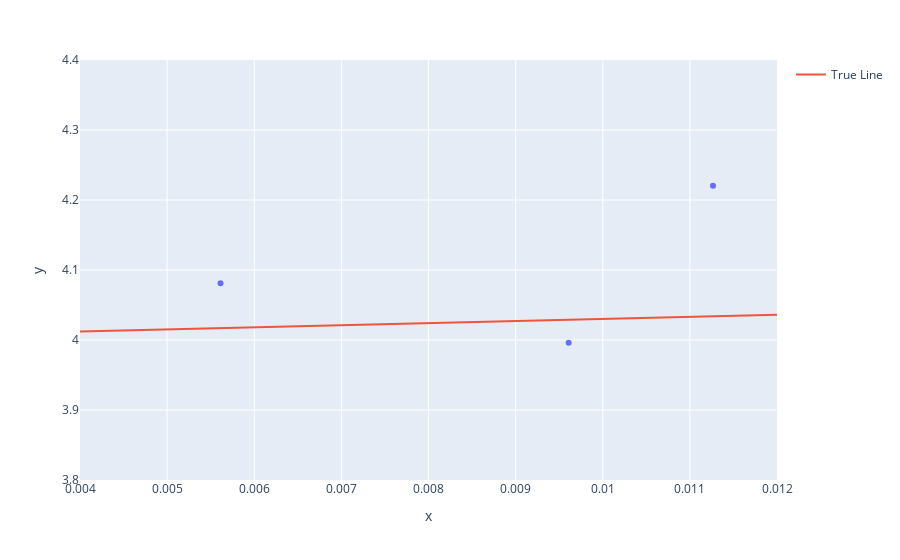

Notebook cell for this chart:
### Code cell
# show fig but xlim to 0.012
fig.update_layout(xaxis=dict(range=[0.004, 0.012]), yaxis=dict(range=[3.8, 4.4]))
fig.show()
